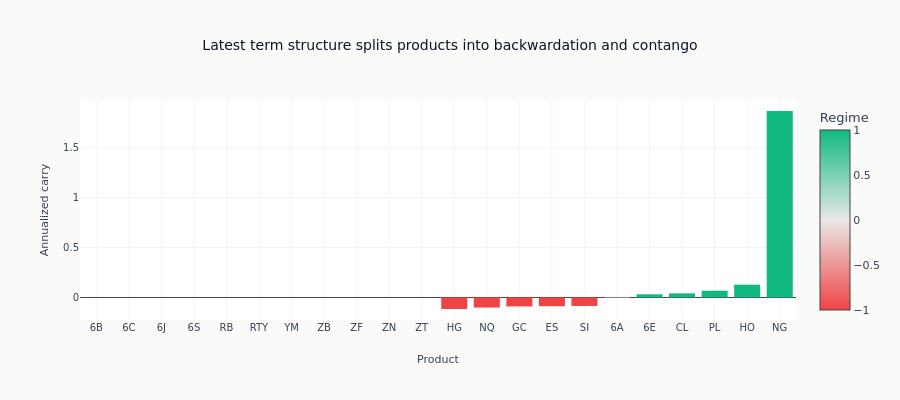

Here is the notebook cell this chart was saved with:
### Markdown cell above
## 10. Summary Visualization

### Code cell
import plotly.express as px
import plotly.graph_objects as go
from plotly.subplots import make_subplots

# Carry by product (latest date, front month)
latest = output_df.filter(
    (pl.col("timestamp") == pl.col("timestamp").max()) & (pl.col("position") == 0)
)

fig = px.bar(
    latest.sort("carry_pct").to_pandas(),
    x="product",
    y="carry_pct",
    color="carry_regime_num",
    color_continuous_scale=style.ml4t_diverging(),
    title="Latest term structure splits products into backwardation and contango",
    labels={"carry_pct": "Annualized carry", "product": "Product", "carry_regime_num": "Regime"},
)
fig.update_layout(template="ml4t", height=400)
fig.show()

### Figure 1 — Plotly figure (JSON) as saved in the notebook; plotly's stock layout.template omitted (floating-point values rounded to 4 significant figures)
{"data": [{"hovertemplate": "Product=%{x}<br>Annualized carry=%{y}<br>Regime=%{marker.color}<extra></extra>", "legendgroup": "", "marker": {"color": [NaN, NaN, NaN, NaN, NaN, NaN, NaN, NaN, NaN, NaN, NaN, -1.0, -1.0, -1.0, -1.0, -1.0, 0.0, 1.0, 1.0, 1.0, 1.0, 1.0], "coloraxis": "coloraxis", "pattern": {"shape": ""}}, "name": "", "orientation": "v", "showlegend": false, "textposition": "auto", "type": "bar", "x": ["6B", "6C", "6J", "6S", "RB", "RTY", "YM", "ZB", "ZF", "ZN", "ZT", "HG", "NQ", "GC", "ES", "SI", "6A", "6E", "CL", "PL", "HO", "NG"], "xaxis": "x", "y": [NaN, NaN, NaN, NaN, NaN, NaN, NaN, NaN, NaN, NaN, NaN, -0.1153, -0.1007, -0.08964, -0.08729, -0.08472, 0.003584, 0.03156, 0.04144, 0.06805, 0.1283, 1.866], "yaxis": "y"}], "layout": {"barmode": "relative", "coloraxis": {"colorbar": {"title": {"text": "Regime"}}, "colorscale": [[0.0, "#ef4444"], [0.5, "#e8e8e6"], [1.0, "#10b981"]]}, "height": 400, "legend": {"tracegroupgap": 0}, "title": {"text": "Latest term structure splits products into backwardation and contango"}, "xaxis": {"anchor": "y", "domain": [0.0, 1.0], "title": {"text": "Product"}}, "yaxis": {"anchor": "x", "domain": [0.0, 1.0], "title": {"text": "Annualized carry"}}}}
